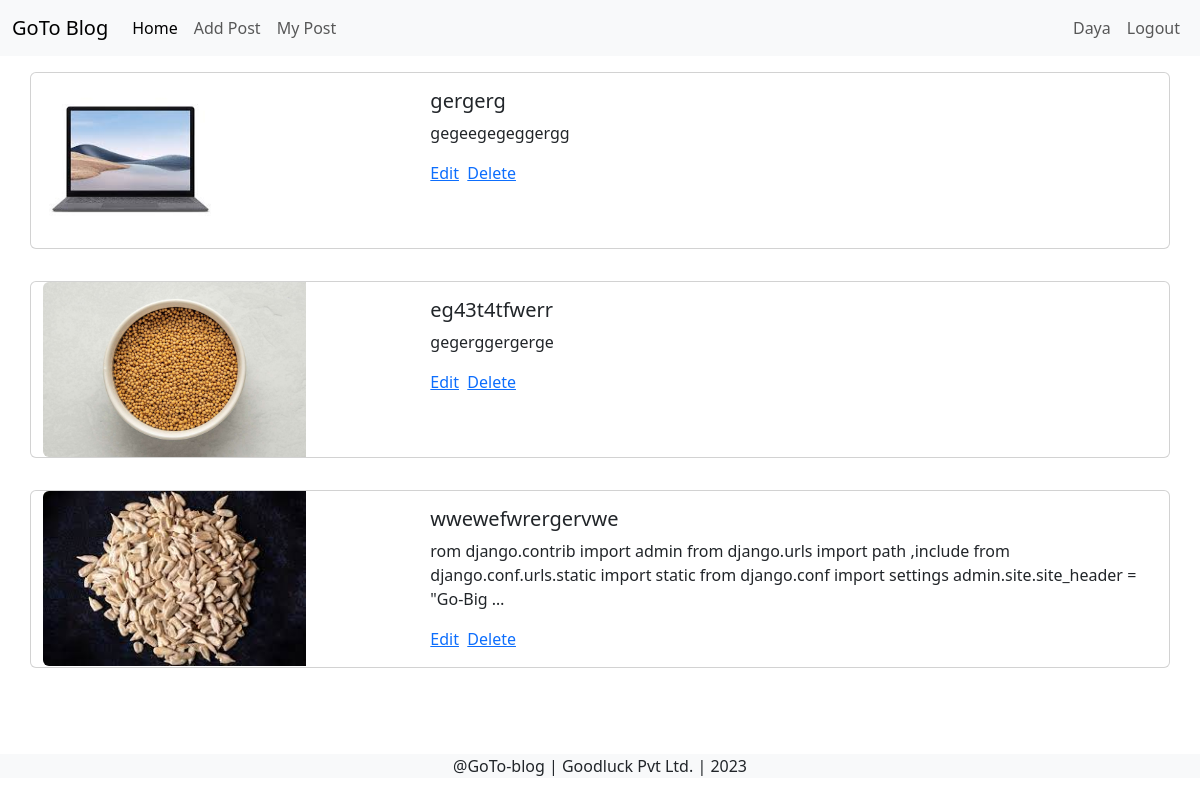
Screenshot of /mypost/ (signed in) with the database file from the repository.
### blog/models.py (models this page shows, shortened)
class Blogger(models.Model):
    name = models.CharField( max_length=50)
    email = models.EmailField(unique=True)
    password = models.CharField( max_length=50)

class Blog(models.Model):
    title = models.CharField(max_length=50)
    desc = models.TextField()
    pic = models.FileField(upload_to='blogimage', default='default.jpg')
    auther = models.ForeignKey(Blogger, on_delete=models.CASCADE)
    posted = models.DateTimeField(auto_now=True, auto_now_add=False)

### blog/views.py (the view)
# urls.py: path('mypost/',mypost,name='mypost'),
def mypost(request):
    active_user = Blogger.objects.get(email = request.session['email'])
    myblogs = Blog.objects.filter(auther = active_user)
    return render(request,'mypost.html',{'active':active_user,'myblogs':myblogs})

### blog/templates/mypost.html
{% extends "header.html" %} {% block content %}
<div class="container" style="min-height: 650px">
  <div class="row">
    {% for i in myblogs %}
      <div class="card my-3" >
        <div class="row g-0">
          <div class="col-md-4">
            <img src={{i.pic.url}} style="max-height: 175px;"class="img-fluid rounded-start" alt="..." />
          </div>
          <div class="col-md-8">
            <div class="card-body">
              <h5 class="card-title">{{i.title | truncatewords:5}}</h5>
              <p class="card-text">
                {{i.desc | truncatewords:20}}
              </p>
              <a href="">Edit</a>&nbsp;&nbsp;<a href="">Delete</a>
            </div>
          </div>
        </div>
      </div>
    {% endfor %}
  </div>
</div>
{% endblock %}

### blog/templates/header.html (shortened to what this page needs)
{% load static %}
<!DOCTYPE html>
<html lang="en">
<head>
    <link href="https://cdn.jsdelivr.net/npm/bootstrap@5.3.0-alpha3/dist/css/bootstrap.min.css" rel="stylesheet">
</head>
<body>
    <nav class="navbar navbar-expand-lg bg-body-tertiary">
        <div class="container-fluid">
          <a class="navbar-brand" href={% url 'index' %}>GoTo Blog</a>
          <div class="collapse navbar-collapse" id="navbarSupportedContent">
            <ul class="navbar-nav me-auto mb-2 mb-lg-0">
              <li class="nav-item">
                <a class="nav-link active" aria-current="page" href={% url 'index' %}>Home</a>
              </li>
              {% if active %}
              <li class="nav-item">
                <a class="nav-link" href="/addpost/">Add Post</a>
              </li>
              <li class="nav-item">
                <a class="nav-link" href="/mypost/">My Post</a>
              </li>
              {% endif %}
            </ul>
            <ul class="navbar-nav me-0 mb-2 mb-lg-0">
              {% if active %}
              <li class="nav-item">
                <a class="nav-link " href="/account/">{{active.name}}</a>
              </li>
              <li class="nav-item">
                <a class="nav-link" href="/logout/">Logout</a>
              </li>
              {% endif %}
            </ul>
          </div>
        </div>
      </nav>
{% block content %}
{% endblock %}
</body>
<p class="text-center mt-5 bg-light">@GoTo-blog | Goodluck Pvt Ltd. | 2023</p>
</html>

### rows the page displays
Blogger: name "Daya"
Blog: pic (picture), title "gergerg", desc "gegeegegeggergg"
Blog: pic (picture), title "eg43t4tfwerr", desc "gegerggergerge"
Blog: pic (picture), title "wwewefwrergervwe", desc "rom django.contrib import admin from django.urls import path ,include from django.conf.urls.static import static from django.conf import settings admin.site.site_header = \"Go-Big …"
